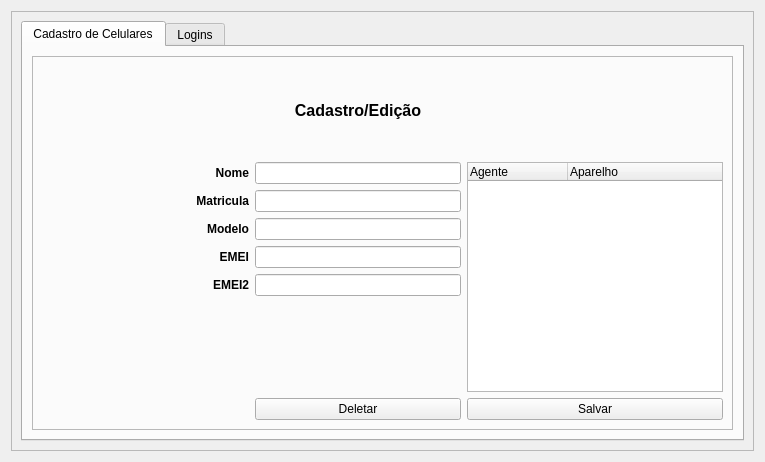
<?xml version="1.0" encoding="UTF-8"?>
<ui version="4.0">
 <class>Form</class>
 <widget class="QWidget" name="Form">
  <property name="geometry">
   <rect>
    <x>0</x>
    <y>0</y>
    <width>765</width>
    <height>462</height>
   </rect>
  </property>
  <property name="windowTitle">
   <string>Form</string>
  </property>
  <layout class="QVBoxLayout" name="verticalLayout">
   <item>
    <widget class="QFrame" name="frame">
     <property name="frameShape">
      <enum>QFrame::Shape::StyledPanel</enum>
     </property>
     <property name="frameShadow">
      <enum>QFrame::Shadow::Raised</enum>
     </property>
     <layout class="QVBoxLayout" name="verticalLayout_2">
      <item>
       <widget class="QTabWidget" name="tabWidget">
        <property name="currentIndex">
         <number>0</number>
        </property>
        <widget class="QWidget" name="cadastroAparelhosTab">
         <attribute name="title">
          <string>Cadastro de Celulares</string>
         </attribute>
         <layout class="QVBoxLayout" name="verticalLayout_3">
          <item>
           <widget class="QFrame" name="frame_2">
            <property name="frameShape">
             <enum>QFrame::Shape::StyledPanel</enum>
            </property>
            <property name="frameShadow">
             <enum>QFrame::Shadow::Raised</enum>
            </property>
            <layout class="QGridLayout" name="gridLayout">
             <item row="0" column="1">
              <spacer name="horizontalSpacer">
               <property name="orientation">
                <enum>Qt::Orientation::Horizontal</enum>
               </property>
               <property name="sizeHint" stdset="0">
                <size>
                 <width>40</width>
                 <height>20</height>
                </size>
               </property>
              </spacer>
             </item>
             <item row="0" column="3">
              <spacer name="horizontalSpacer_2">
               <property name="orientation">
                <enum>Qt::Orientation::Horizontal</enum>
               </property>
               <property name="sizeHint" stdset="0">
                <size>
                 <width>40</width>
                 <height>20</height>
                </size>
               </property>
              </spacer>
             </item>
             <item row="7" column="3">
              <widget class="QPushButton" name="salvarCadastroButton">
               <property name="text">
                <string>Salvar</string>
               </property>
              </widget>
             </item>
             <item row="0" column="2">
              <widget class="QLabel" name="label">
               <property name="text">
                <string>&lt;html&gt;&lt;head/&gt;&lt;body&gt;&lt;p align=&quot;center&quot;&gt;&lt;span style=&quot; font-size:12pt; font-weight:700;&quot;&gt;Cadastro/Edição&lt;/span&gt;&lt;/p&gt;&lt;/body&gt;&lt;/html&gt;</string>
               </property>
              </widget>
             </item>
             <item row="1" column="2">
              <widget class="QLineEdit" name="nomeTxt"/>
             </item>
             <item row="2" column="2">
              <widget class="QLineEdit" name="matriculaTxt"/>
             </item>
             <item row="3" column="2">
              <widget class="QLineEdit" name="modeloTxt"/>
             </item>
             <item row="4" column="2">
              <widget class="QLineEdit" name="emeiTxt"/>
             </item>
             <item row="5" column="2">
              <widget class="QLineEdit" name="emei2Txt"/>
             </item>
             <item row="1" column="1">
              <widget class="QLabel" name="label_2">
               <property name="text">
                <string>&lt;html&gt;&lt;head/&gt;&lt;body&gt;&lt;p align=&quot;right&quot;&gt;&lt;span style=&quot; font-weight:700;&quot;&gt;Nome&lt;/span&gt;&lt;/p&gt;&lt;/body&gt;&lt;/html&gt;</string>
               </property>
              </widget>
             </item>
             <item row="2" column="1">
              <widget class="QLabel" name="label_3">
               <property name="text">
                <string>&lt;html&gt;&lt;head/&gt;&lt;body&gt;&lt;p align=&quot;right&quot;&gt;&lt;span style=&quot; font-weight:700;&quot;&gt;Matricula&lt;/span&gt;&lt;/p&gt;&lt;/body&gt;&lt;/html&gt;</string>
               </property>
              </widget>
             </item>
             <item row="3" column="1">
              <widget class="QLabel" name="label_4">
               <property name="text">
                <string>&lt;html&gt;&lt;head/&gt;&lt;body&gt;&lt;p align=&quot;right&quot;&gt;&lt;span style=&quot; font-weight:700;&quot;&gt;Modelo&lt;/span&gt;&lt;/p&gt;&lt;/body&gt;&lt;/html&gt;</string>
               </property>
              </widget>
             </item>
             <item row="4" column="1">
              <widget class="QLabel" name="label_5">
               <property name="text">
                <string>&lt;html&gt;&lt;head/&gt;&lt;body&gt;&lt;p align=&quot;right&quot;&gt;&lt;span style=&quot; font-weight:700;&quot;&gt;EMEI&lt;/span&gt;&lt;/p&gt;&lt;/body&gt;&lt;/html&gt;</string>
               </property>
              </widget>
             </item>
             <item row="5" column="1">
              <widget class="QLabel" name="label_6">
               <property name="text">
                <string>&lt;html&gt;&lt;head/&gt;&lt;body&gt;&lt;p align=&quot;right&quot;&gt;&lt;span style=&quot; font-weight:700;&quot;&gt;EMEI2&lt;/span&gt;&lt;/p&gt;&lt;/body&gt;&lt;/html&gt;</string>
               </property>
              </widget>
             </item>
             <item row="7" column="2">
              <widget class="QPushButton" name="deletarCadastroButton">
               <property name="text">
                <string>Deletar</string>
               </property>
              </widget>
             </item>
             <item row="1" column="3" rowspan="6">
              <widget class="QTreeWidget" name="cadastroAparelhosTwidget">
               <column>
                <property name="text">
                 <string>Agente</string>
                </property>
               </column>
               <column>
                <property name="text">
                 <string>Aparelho</string>
                </property>
               </column>
              </widget>
             </item>
            </layout>
           </widget>
          </item>
         </layout>
        </widget>
        <widget class="QWidget" name="cadastroLoginsTab">
         <attribute name="title">
          <string>Logins</string>
         </attribute>
         <layout class="QVBoxLayout" name="verticalLayout_4">
          <item>
           <widget class="QFrame" name="frame_3">
            <property name="frameShape">
             <enum>QFrame::Shape::StyledPanel</enum>
            </property>
            <property name="frameShadow">
             <enum>QFrame::Shadow::Raised</enum>
            </property>
            <layout class="QGridLayout" name="gridLayout_2">
             <item row="7" column="2">
              <widget class="QPushButton" name="salvarLoginButton">
               <property name="text">
                <string>Salvar</string>
               </property>
              </widget>
             </item>
             <item row="0" column="0">
              <spacer name="horizontalSpacer_3">
               <property name="orientation">
                <enum>Qt::Orientation::Horizontal</enum>
               </property>
               <property name="sizeHint" stdset="0">
                <size>
                 <width>40</width>
                 <height>20</height>
                </size>
               </property>
              </spacer>
             </item>
             <item row="0" column="1">
              <widget class="QLabel" name="label_9">
               <property name="sizePolicy">
                <sizepolicy hsizetype="Preferred" vsizetype="Preferred">
                 <horstretch>0</horstretch>
                 <verstretch>0</verstretch>
                </sizepolicy>
               </property>
               <property name="text">
                <string>&lt;html&gt;&lt;head/&gt;&lt;body&gt;&lt;p align=&quot;center&quot;&gt;&lt;span style=&quot; font-size:12pt; font-weight:700;&quot;&gt;Cadastrar/Editar Login&lt;/span&gt;&lt;/p&gt;&lt;/body&gt;&lt;/html&gt;</string>
               </property>
              </widget>
             </item>
             <item row="1" column="0">
              <widget class="QLabel" name="label_7">
               <property name="text">
                <string>&lt;html&gt;&lt;head/&gt;&lt;body&gt;&lt;p align=&quot;right&quot;&gt;&lt;span style=&quot; font-weight:700;&quot;&gt;Login&lt;/span&gt;&lt;/p&gt;&lt;/body&gt;&lt;/html&gt;</string>
               </property>
              </widget>
             </item>
             <item row="7" column="1">
              <widget class="QPushButton" name="deletarLoginButton">
               <property name="text">
                <string>Deletar</string>
               </property>
              </widget>
             </item>
             <item row="1" column="1">
              <widget class="QLineEdit" name="loginCadastroTxt"/>
             </item>
             <item row="1" column="2" rowspan="3">
              <widget class="QTreeWidget" name="cadastroTwidget">
               <column>
                <property name="text">
                 <string>Login</string>
                </property>
               </column>
              </widget>
             </item>
             <item row="0" column="2">
              <spacer name="horizontalSpacer_4">
               <property name="orientation">
                <enum>Qt::Orientation::Horizontal</enum>
               </property>
               <property name="sizeHint" stdset="0">
                <size>
                 <width>40</width>
                 <height>20</height>
                </size>
               </property>
              </spacer>
             </item>
             <item row="2" column="1">
              <widget class="QLineEdit" name="senhaCadastroTxt"/>
             </item>
             <item row="2" column="0">
              <widget class="QLabel" name="label_8">
               <property name="text">
                <string>&lt;html&gt;&lt;head/&gt;&lt;body&gt;&lt;p align=&quot;right&quot;&gt;&lt;span style=&quot; font-weight:700;&quot;&gt;Senha&lt;/span&gt;&lt;/p&gt;&lt;/body&gt;&lt;/html&gt;</string>
               </property>
              </widget>
             </item>
            </layout>
           </widget>
          </item>
         </layout>
        </widget>
       </widget>
      </item>
     </layout>
    </widget>
   </item>
  </layout>
 </widget>
 <resources/>
 <connections/>
</ui>
